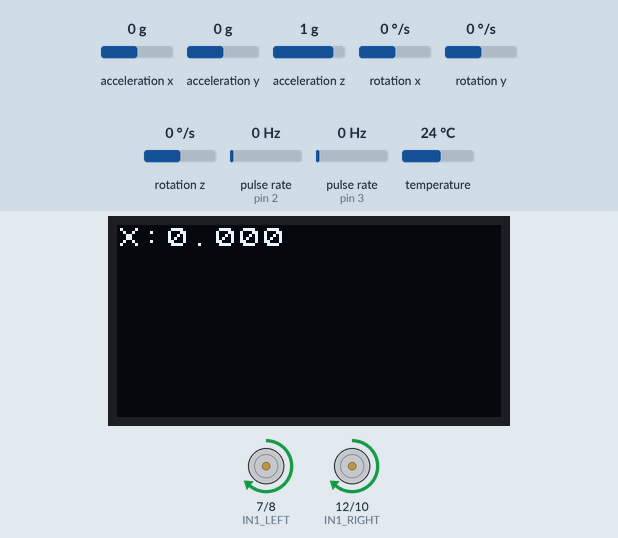
Recording of a sketch running on a simulated Arduino Uno, built with avr-gcc and run on an emulated ATmega328P. Parts: 128×64 one-colour display, motor-driver pin pairs drawn as motors (green arrow = first pin HIGH = forward, orange = second pin HIGH = backward, longer = more drive, scaled by the enable pin). Wiring (inferred from the names in the program): 2 × pulse sensor: data pin 2 / data pin 3. Inputs (shaded band) come from the test bench; at power-on: rotation z 0 °/s, pulse rate (sensors on pin 2, pin 3) 0 Hz, acceleration x 0 g, acceleration y 0 g, acceleration z 1 g, rotation x 0 °/s, rotation y 0 °/s, temperature 24 °C.

Above: at 2.7 s.
2.8 s: rotation z set to -192 °/s
At 3.28 s:
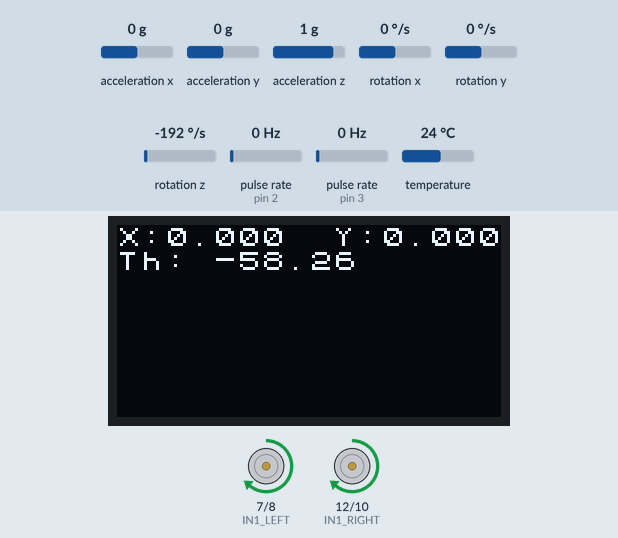
5.5 s: pulse rate (sensor on pin 2) set to 4 Hz
At 6.65 s:
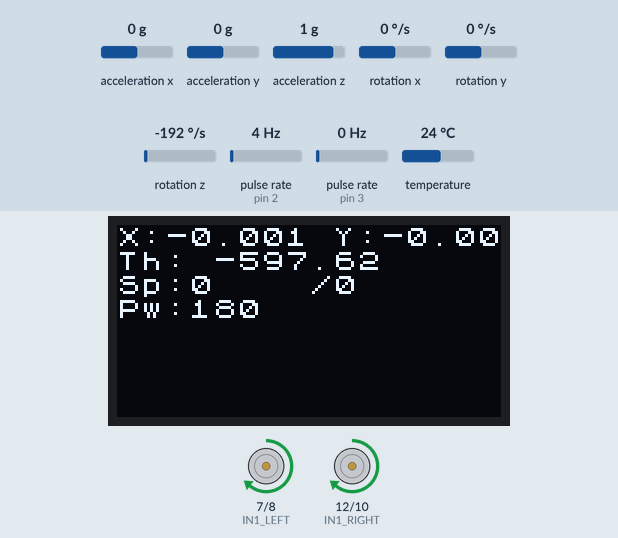
7.3 s: pulse rate (sensor on pin 3) set to 4 Hz
At 7.89 s:
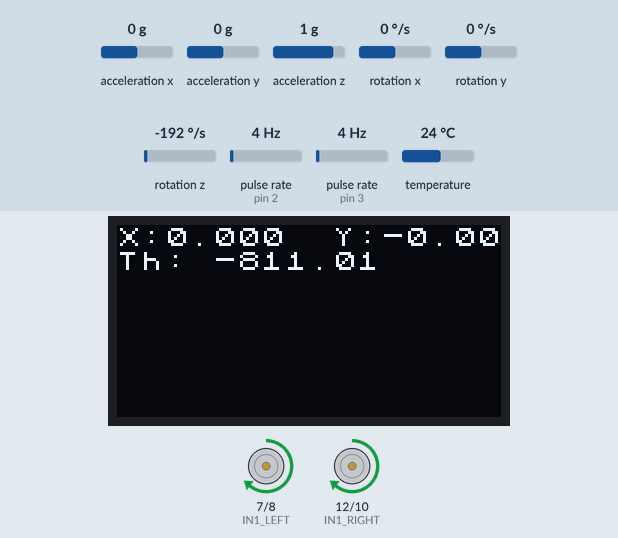
9.2 s: rotation z set to -100 °/s
At 10.04 s:
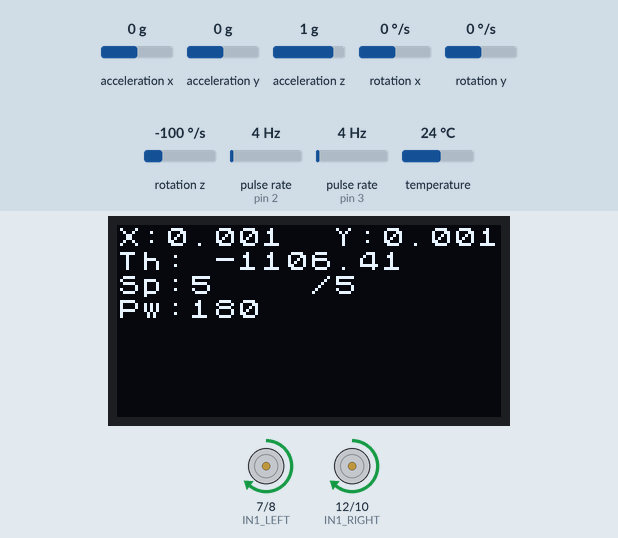
11.3 s: pulse rate (sensor on pin 2) set to 50 Hz
At 11.89 s:
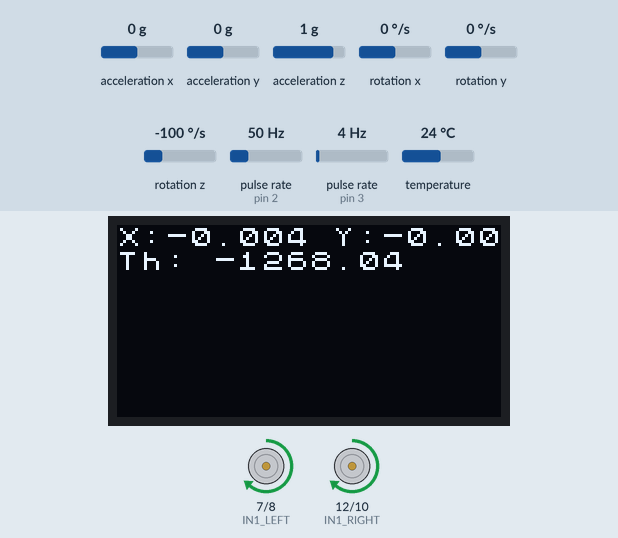
13.2 s: pulse rate (sensor on pin 3) set to 50 Hz
At 33.4 s:
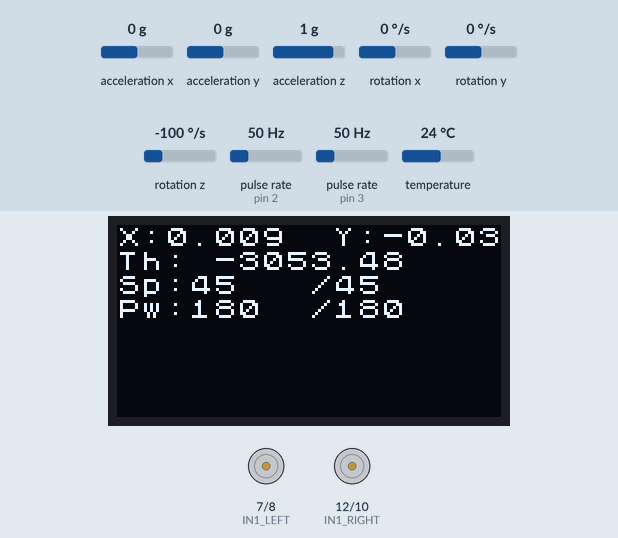
Timing chart, 0 to 34.2 s (numbered marks = the images above; inputs shaded):
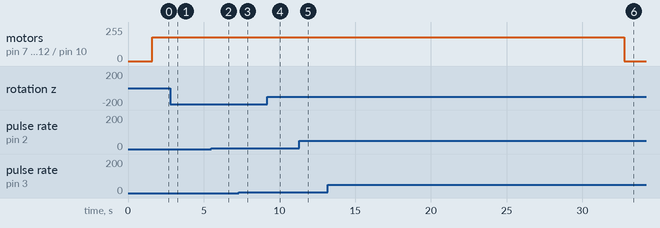

Measured:
- after the input at 2.8 s, the display: first differs from a run without the input after 0.33 s (image 1)
- after the input at 13.2 s, motor on pin 7 (IN1_LEFT) / pin 8 (IN2_LEFT), motor on pin 12 (IN1_RIGHT) / pin 10 (IN2_RIGHT): forward 180/255 → stopped after 19.6 s

The sketch:

12_Car-3_Robot_Odometry_V3_With_Gyro.ino
```cpp
#include <Wire.h>
#include <U8x8lib.h>
#include <Adafruit_MPU6050.h>
#include <Adafruit_Sensor.h>
#include <math.h>

// ================= OLED =================
U8X8_SSD1306_128X64_NONAME_HW_I2C oled(U8X8_PIN_NONE);

// ================= MPU6050 =================
Adafruit_MPU6050 mpu;
float biasZ = 0;

// ================= MOTOR PINS =================
// Left motor
#define ENCA_LEFT  2
#define PWM_LEFT   6
#define IN1_LEFT   7
#define IN2_LEFT   8

// Right motor
#define ENCA_RIGHT 3
#define PWM_RIGHT  11
#define IN1_RIGHT  12
#define IN2_RIGHT  10

// ================= ENCODERS =================
volatile long leftTicks = 0;
volatile long rightTicks = 0;
void ISR_left()  { leftTicks++; }
void ISR_right() { rightTicks++; }

// ================= ROBOT CONSTANTS =================
const float MM_PER_TICK  = 0.966;
const float WHEELBASE_MM = 170.0;
const float TARGET_MM    = 1000.0;

// ================= CONTROL =================
const unsigned long DT_MS = 50;

const float CRUISE_SPEED = 320.0;
const float SLOW_SPEED   = 160.0;
const float SLOW_ZONE_MM = 60.0;

const float KP = 0.8;
const float KI = 0.25;
const float K_SYNC = 0.35;

const int PWM_MIN = 80;
const int PWM_MAX = 180;

// ================= FUSION =================
const float ALPHA = 0.85;     // safer
const float GYRO_DEADBAND = 0.02; // rad/s

// ================= STATE =================
float measSpeedL=0, measSpeedR=0;
float targetSpeedL=0, targetSpeedR=0;
float intL=0, intR=0;
int pwmL=100, pwmR=100;

long lastTicksL=0, lastTicksR=0;
unsigned long lastTime=0;

// Odometry
float x_mm=0, y_mm=0, theta=0;

// ================= MOTOR HELPERS =================
void setMotorFwd(int pwmPin, int in1, int in2, int pwm) {
  pwm = constrain(pwm, 0, 255);
  digitalWrite(in1, HIGH);
  digitalWrite(in2, LOW);
  analogWrite(pwmPin, pwm);
}

void brakeMotors() {
  digitalWrite(IN1_LEFT, HIGH);  digitalWrite(IN2_LEFT, HIGH);
  digitalWrite(IN1_RIGHT, HIGH); digitalWrite(IN2_RIGHT, HIGH);
  analogWrite(PWM_LEFT, 0);
  analogWrite(PWM_RIGHT, 0);
}

void coastMotors() {
  digitalWrite(IN1_LEFT, LOW);  digitalWrite(IN2_LEFT, LOW);
  digitalWrite(IN1_RIGHT, LOW); digitalWrite(IN2_RIGHT, LOW);
  analogWrite(PWM_LEFT, 0);
  analogWrite(PWM_RIGHT, 0);
}

// ================= SETUP =================
void setup() {
  Wire.begin();

  oled.begin();
  oled.setPowerSave(0);
  oled.setFont(u8x8_font_chroma48medium8_r);
  oled.drawString(0,0,"Gyro Odom Z+");

  pinMode(IN1_LEFT, OUTPUT); pinMode(IN2_LEFT, OUTPUT); pinMode(PWM_LEFT, OUTPUT);
  pinMode(IN1_RIGHT, OUTPUT); pinMode(IN2_RIGHT, OUTPUT); pinMode(PWM_RIGHT, OUTPUT);

  pinMode(ENCA_LEFT, INPUT_PULLUP);
  pinMode(ENCA_RIGHT, INPUT_PULLUP);
  attachInterrupt(digitalPinToInterrupt(ENCA_LEFT), ISR_left, RISING);
  attachInterrupt(digitalPinToInterrupt(ENCA_RIGHT), ISR_right, RISING);

  if (!mpu.begin()) {
    oled.drawString(0,2,"MPU FAIL");
    while(1);
  }
  mpu.setGyroRange(MPU6050_RANGE_250_DEG);

  // Gyro bias calibration (still)
  const int N=200;
  float s=0;
  for(int i=0;i<N;i++){
    sensors_event_t a,g,t;
    mpu.getEvent(&a,&g,&t);
    s += g.gyro.z;
    delay(5);
  }
  biasZ = s/N;

  lastTime = millis();
}

// ================= LOOP =================
void loop() {
  unsigned long now = millis();
  if (now - lastTime < DT_MS) return;
  float dt = (now - lastTime)/1000.0;
  lastTime = now;

  long lTicks, rTicks;
  noInterrupts();
  lTicks = leftTicks;
  rTicks = rightTicks;
  interrupts();

  long dL = lTicks - lastTicksL;
  long dR = rTicks - lastTicksR;
  lastTicksL = lTicks;
  lastTicksR = rTicks;

  measSpeedL = dL/dt;
  measSpeedR = dR/dt;

  float dSL = dL * MM_PER_TICK;
  float dSR = dR * MM_PER_TICK;
  float dS  = 0.5*(dSL+dSR);
  float dTh_enc = (dSR-dSL)/WHEELBASE_MM;

  sensors_event_t a,g,t;
  mpu.getEvent(&a,&g,&t);
  float omegaZ = g.gyro.z - biasZ;
  if (fabs(omegaZ) < GYRO_DEADBAND) omegaZ = 0;
  float dTh_gyro = omegaZ * dt;

  float dTh = ALPHA*dTh_gyro + (1-ALPHA)*dTh_enc;

  x_mm += dS * cos(theta + 0.5*dTh);
  y_mm += dS * sin(theta + 0.5*dTh);
  theta += dTh;

  float distMM = 0.5*(lTicks+rTicks)*MM_PER_TICK;
  float remain = TARGET_MM - distMM;

  if (remain <= 0) {
    brakeMotors();
    delay(150);
    coastMotors();
    while(1);
  }

  float base = (remain < SLOW_ZONE_MM) ? SLOW_SPEED : CRUISE_SPEED;

  float diff = measSpeedL - measSpeedR;
  targetSpeedL = base - K_SYNC*diff;
  targetSpeedR = base + K_SYNC*diff;

  intL += (targetSpeedL - measSpeedL)*dt;
  intR += (targetSpeedR - measSpeedR)*dt;

  pwmL += KP*(targetSpeedL - measSpeedL) + KI*intL;
  pwmR += KP*(targetSpeedR - measSpeedR) + KI*intR;

  pwmL = constrain(pwmL, PWM_MIN, PWM_MAX);
  pwmR = constrain(pwmR, PWM_MIN, PWM_MAX);

  setMotorFwd(PWM_LEFT, IN1_LEFT, IN2_LEFT, pwmL);
  setMotorFwd(PWM_RIGHT, IN1_RIGHT, IN2_RIGHT, pwmR);

  // OLED (text-safe)
  // ================= OLED (COMPACT DEBUG) =================
char buf[16];

oled.clearLine(0);
oled.clearLine(1);
oled.clearLine(2);
oled.clearLine(3);

// Line 0: X Y (meters)
dtostrf(x_mm/1000.0, 5, 3, buf);
oled.drawString(0, 0, "X:");
oled.drawString(2, 0, buf);

dtostrf(y_mm/1000.0, 5, 3, buf);
oled.drawString(9, 0, "Y:");
oled.drawString(11, 0, buf);

// Line 1: Theta (deg)
dtostrf(theta * 180.0 / M_PI, 6, 2, buf);
oled.drawString(0, 1, "Th:");
oled.drawString(4, 1, buf);

// Line 2: Speed L/R
itoa((int)measSpeedL, buf, 10);
oled.drawString(0, 2, "Sp:");
oled.drawString(3, 2, buf);

itoa((int)measSpeedR, buf, 10);
oled.drawString(8, 2, "/");
oled.drawString(9, 2, buf);

// Line 3: PWM L/R
itoa(pwmL, buf, 10);
oled.drawString(0, 3, "Pw:");
oled.drawString(3, 3, buf);

itoa(pwmR, buf, 10);
oled.drawString(8, 3, "/");
oled.drawString(9, 3, buf);

}
```
